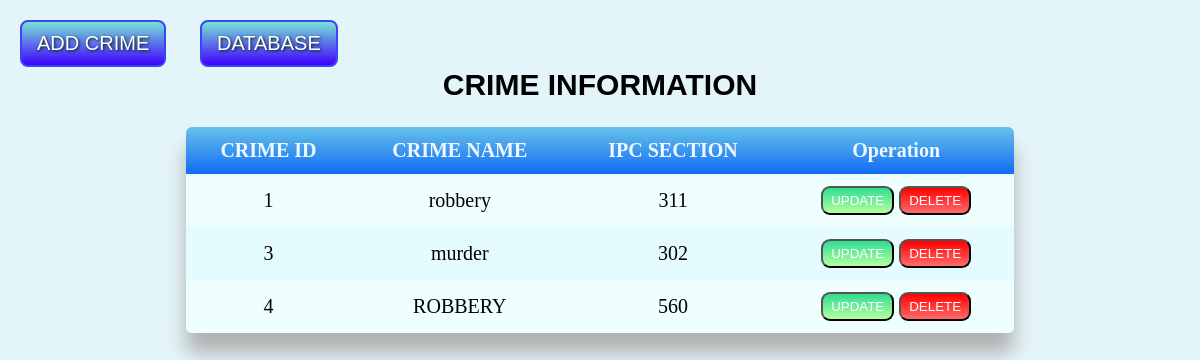
/crimefetch.php, run on the app's committed database.
### crimefetch.php (the view, shortened to what this page needs)
<?php
$servername = "localhost";
$username = "root";
$password = "";
$database = "crimininal database";
$conn = mysqli_connect($servername, $username, $password, $database);
$sql = "SELECT * FROM `crime info`";
$result = mysqli_query($conn, $sql);
$num = mysqli_num_rows($result);
?>
   <!DOCTYPE html>
   <html lang="en">
   <head>
    <link rel="stylesheet" href="table.css">
   </head>
   <body>
    <table aling="center" >
        <h2>CRIME INFORMATION</h2>
        <tr>
            <th>CRIME ID</th>
            <th>CRIME NAME</th>
            <th>IPC SECTION</th>
            <th>Operation</th>
        </tr>
        <?php
            if ($num > 0){
            while($row = mysqli_fetch_assoc($result)){
              ?>
               <tr class="op">
               <td><?php echo  $row['crimeid'] ;?></td>
               <td><?php echo  $row['crimename'] ;?></td>
               <td><?php echo  $row['ipcsection'] ;?></td>
               <td>
                <button class="update"><a href="updatecrime.php?updateid=<?php echo  $row['crimeid'] ?>" style="text-decoration: none;">UPDATE</a></button>
                <button class="delete"><a href="deletecrime.php?deleteid=<?php echo  $row['crimeid'] ?>" style="text-decoration: none;">DELETE</a></button>
               </td>
               </tr>
     <?php
            }
        }
        ?>
            <button class="adding"><a href="crime.php">ADD CRIME</a></button>
            <button class="adding" id="database" style="left:200px"><a href="select.html">DATABASE</a></button>
    </table>
   </body>
   </html>

### table.css (style rules this page uses)
body { background: #E4F5F9; }
h2 { padding-top: 60px; background-color: #E4F5F9 ; text-align: center; font-size: 30px; margin-top: 0%; font-family: Arial, Helvetica, sans-serif; }
table { width: 70%; margin-left: auto; margin-right: auto; font-size: 20px; border-collapse: collapse; box-shadow: 0 20px 20px #B0B2B1; border-radius: 6px 6px 6px 6px; overflow: hidden; }
th { font-size: 20px; font-weight: bolder; color: aliceblue; background-image: linear-gradient(#4cb5e6d3,#116cf4); }
th,td { text-align: center; padding: 12px 15px; }
tr:nth-child(even) { background-color: #EFFFFD; }
tr:nth-child(odd) { background-color: #E4FBFF; }
.update { background: #B4FF9F; background-image: -webkit-linear-gradient(top, #2FDD92, #B4FF9F); background-image: -moz-linear-gradient(top, #2FDD92, #B4FF9F); background-image: -ms-linear-gradient(top, #2FDD92, #B4FF9F); background-image: -o-linear-gradient(top, #2FDD92, #B4FF9F); background-image: linear-gradient(to bottom, #2FDD92, #B4FF9F); -webkit-border-radius: 9; -moz-border-radius: 9; border-radius: 9px; font-family: Arial; color: #9ed6f0; font-size: px; padding: 5px 8px 5px 8px; text-decoration: none; }
.delete { background: #FF6B6B; background-image: -webkit-linear-gradient(top, #FF0000, #FF6B6B); background-image: -moz-linear-gradient(top, #FF0000, #FF6B6B); background-image: -ms-linear-gradient(top, #FF0000, #FF6B6B); background-image: -o-linear-gradient(top, #FF0000, #FF6B6B); background-image: linear-gradient(to bottom, #FF0000, #FF6B6B); -webkit-border-radius: 9; -moz-border-radius: 9; border-radius: 9px; font-family: Arial; color: #9ed6f0; font-size: px; padding: 5px 8px 5px 8px; text-decoration: none; }
.adding { position: absolute; left: 20px; top: 20px; color:none; }
.adding { background: #77E4D4; background-image: -webkit-linear-gradient(top, #77E4D4, #3E00FF); background-image: -moz-linear-gradient(top, #77E4D4, #3E00FF); background-image: -ms-linear-gradient(top, #77E4D4, #3E00FF); background-image: -o-linear-gradient(top, #77E4D4, #3E00FF); background-image: linear-gradient(to bottom, #77E4D4, #3E00FF); -webkit-border-radius: 8; -moz-border-radius: 8; border-radius: 8px; text-shadow: 1px 1px 3px #061a08; font-family: Arial; color: white; font-size: 20px; padding: 10px 15px 10px 15px; border: solid #3B44F6 2px; text-decoration: none; }
a { text-decoration: none; color:white; }

### data on the page
crime info: crimeid "1", crimename "robbery", ipcsection "311"
crime info: crimeid "3", crimename "murder", ipcsection "302"
crime info: crimeid "4", crimename "ROBBERY", ipcsection "560"
